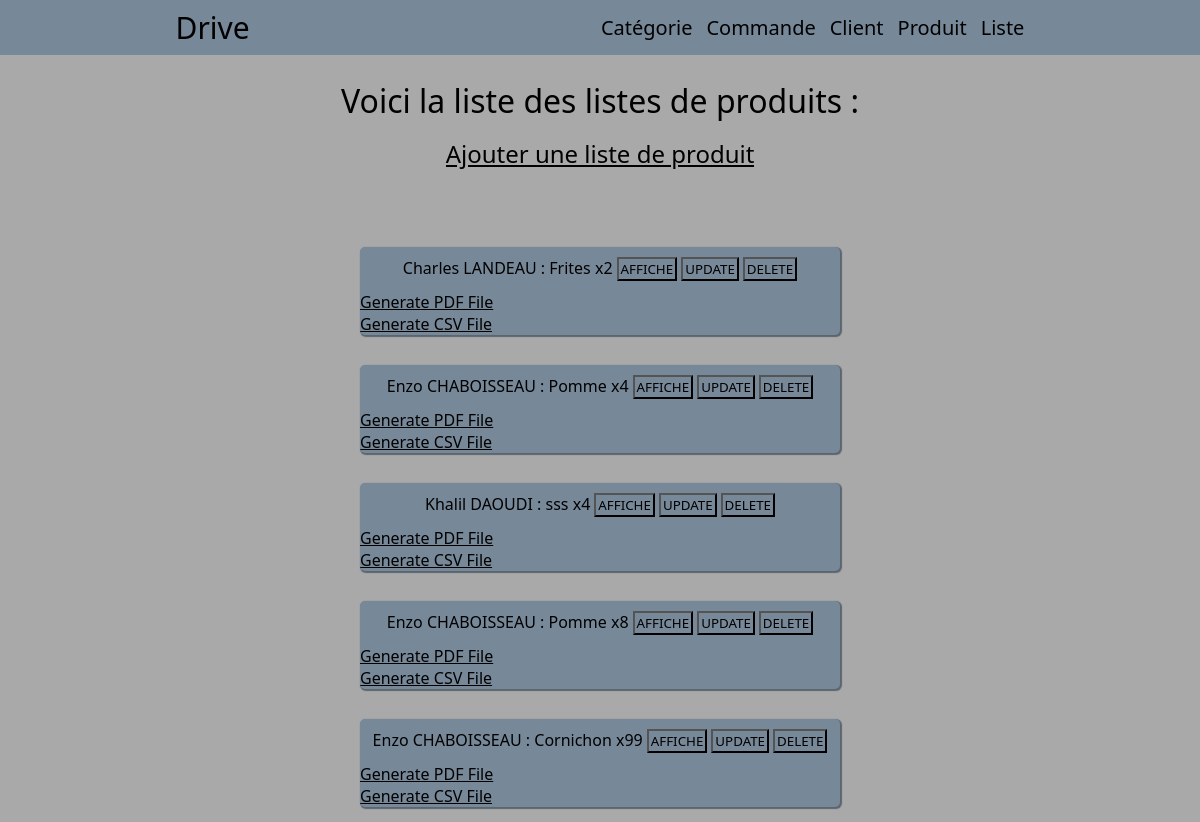
Page /drive/index-liste-produit/ on the earlier database version.
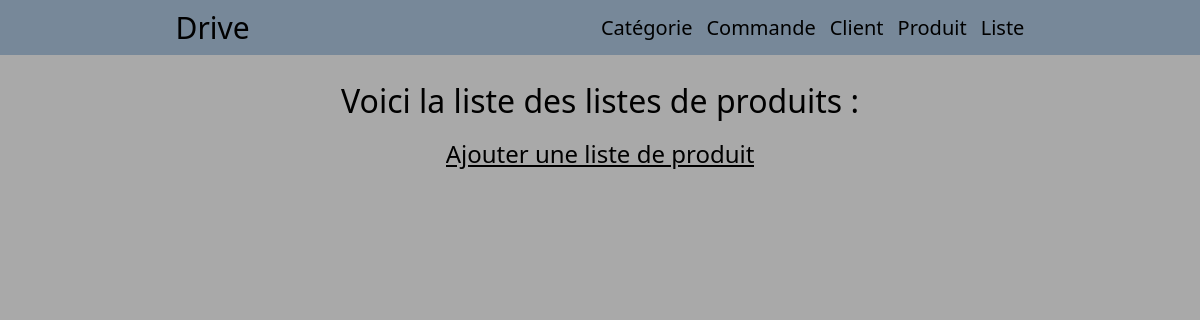
Same page on the later database version.
### drive/models.py (models this page shows, shortened)
class liste_pc(models.Model):
    commande = models.ForeignKey("commandes",on_delete=models.CASCADE)
    produit = models.ForeignKey(produit,on_delete=models.CASCADE, blank=True)
    quantite = models.BigIntegerField()

class commandes(models.Model):
    num_commande = models.BigIntegerField(null=True)
    client = models.ForeignKey("client",on_delete=models.CASCADE)
    date = models.DateField()

class client(models.Model):
    num_client = models.BigIntegerField(null=True)
    nom = models.CharField(max_length=100)
    prenom = models.CharField(max_length=100)
    date_inscription = models.DateField()
    adresse = models.CharField(max_length=100)

class produit(models.Model):
    produit = models.CharField(max_length=100)
    date = models.DateField() #mettre la date par défault d'ajd
    photo = models.URLField(null=True, blank=True)
    marques = models.CharField(max_length=100)
    auteur = models.CharField(max_length=100)
    categorie = models.ForeignKey("cat_product",on_delete=models.CASCADE, null=True)
    stock = models.BigIntegerField(max_length=10)
    prix = models.BigIntegerField(default="0")

### drive/views.py (the view)
# urls.py: path('drive/index-liste-produit/', views.index_liste_produit),
def index_liste_produit(request):
	liste = list(models.liste_pc.objects.all())
	return render(request,"liste-produit/index_lp.html",{"listALL_lp": liste})

### drive/templates/liste-produit/index_lp.html (shortened to what this page needs)
{% extends "index.html" %}
{% block content %}
    <h1>Voici la liste des listes de produits :</h1>
        <h2><a href="/drive/formulaire-liste-produit/">Ajouter une liste de produit</a></h2>
    {% for l in listALL_lp %}
        <div class="bloc-info">
            <div class="container">{{ l.commande.client.prenom }} {{ l.commande.client.nom }} : {{ l.produit.produit }} x{{ l.quantite }}<button><a href="/drive/affiche-liste-produit/{{l.id}}/">AFFICHE</a></button><button><a href="/drive/update-liste-produit/{{l.id}}/">UPDATE</a></button><button><a href="/drive/delete-liste-produit/{{l.id}}/">DELETE</a></button></div>
    <a href="/drive/drive_pdf/{{l.id}}" class="file" target="blank">Generate PDF File</a>
        <a href="/drive/drive_csv/{{l.id}}" class="file" target="blank">Generate CSV File</a> </div>
    {% endfor %}
{% endblock %}

Differences in the rows shown:
removed liste_pc: commande.client.prenom "Charles", commande.client.nom "LANDEAU", produit.produit "Frites", quantite "2"
removed liste_pc: commande.client.prenom "Enzo", commande.client.nom "CHABOISSEAU", produit.produit "Pomme", quantite "4"
removed liste_pc: commande.client.prenom "Khalil", commande.client.nom "DAOUDI", produit.produit "sss", quantite "4"
removed liste_pc: commande.client.prenom "Enzo", commande.client.nom "CHABOISSEAU", produit.produit "Pomme", quantite "8"
removed liste_pc: commande.client.prenom "Enzo", commande.client.nom "CHABOISSEAU", produit.produit "Cornichon", quantite "99"
